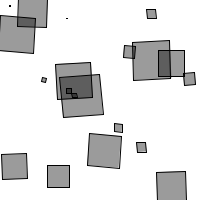
Frame 1 (no input)
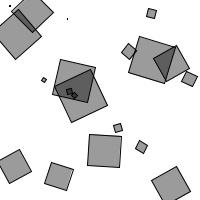
Frame 60 (the mouse pressed at the canvas centre just before this capture)
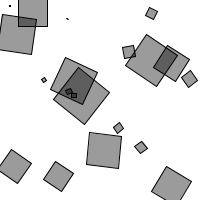
Frame 120 (the mouse held since frame 60 and released just before this capture)

The Processing sketch that drew these frames (run headless with seeded random() and noise(); from frame 60 on, the mouse is pressed at the canvas centre):

// Processing sketch: arrayRotaters
// ── arrayRotaters.pde
// An array of Rotater objects
Rotater[] rotaters;

void setup() {
  size(200,200);
  rotaters = new Rotater[20];
  // Rotaters are made randomly
  for (int i = 0; i < rotaters.length; i++ ) {
  rotaters[i] = new Rotater(random(width),random(height),random(-0.1,0.1),random(48));
  }
}

void draw() {
background(255);
// All Rotaters spin and are displayed
for (int i = 0; i < rotaters.length; i++ ) {
  rotaters[i].spin();
  rotaters[i].display();
  }
}

// A Rotater class
class Rotater {

  float x,y; // x,y location
  float theta; // angle of rotation
  float speed; // speed of rotation
  float w; // size of rectangle

Rotater(float tempX, float tempY, float tempSpeed, float tempW) {
  x = tempX;
  y = tempY;
  theta = 0; // Angle is always initialized to 0
  speed = tempSpeed;
  w = tempW;
}

// Increment angle
void spin() {
  theta += speed;
}

// Display rectangle
void display() {
  rectMode(CENTER);
  stroke(0);
  fill(0,100);
  // Note the use of pushMatrix()
  // and popMatrix() inside the object's
  // display method!
  pushMatrix();
  translate(x,y);
  rotate(theta);
  rect(0,0,w,w);
  popMatrix();
  }
}
